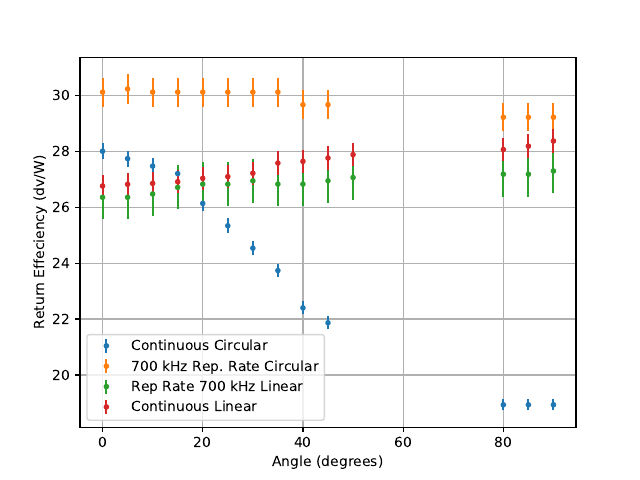

This chart was generated by the following Python code:
import sympy as sym
import numpy as np
import scipy as sci
import matplotlib.pyplot as plt
import math as math
import csv as csv
import pandas as pd


##################################################
# circular
##################################################

#osc averaging 4 frames
#rep 700, current = .12, with compensation coils
dvr = [52,52,52,52.8,52.8,53.6,53.6,53.6,53.6,53.6,53.6,53.8,53.6]
dvr = np.array(dvr)
powerr = 1.78

effr = dvr/powerr
reperr = [abs(effr[i]) * np.sqrt((.2/dvr[i])**2 + (.03/powerr)**2) for i in range(0,len(effr))]

# cont
dvc = [56.8,56.8,56.8,65.6,67.2,71.2,73.6,76,78.4,81.6,82.4,83.2,84]
dvc = np.array(dvc)
powerc = 3.0

effc = dvc / powerc
conerr = [abs(effc[i]) * np.sqrt((.2/dvc[i])**2 + (.03/powerc)**2) for i in range(0,len(effc))]

angler = [90,85,80,45,40,35,30,25,20,15,10,5,0]
anglec = [90,85,80,45,40,35,30,25,20,15,10,5,0]

plt.figure()
plt.errorbar(anglec, effc, yerr = conerr,label= 'Continuous Circular', fmt = '.')
plt.errorbar(angler, effr,yerr = reperr, label = '700 kHz Rep. Rate Circular', fmt = '.')

##################################################
# linear
##################################################

angles = [0,5,10,15,20,25,30,35,40,45,50,80,85,90]

dvr = [44.8,44.8,45.0,45.4,45.6,45.6,45.8,45.6,45.6,45.8,46.0,46.2,46.2,46.4]
powerr = 1.7 
dvr = np.array(dvr)
effr = dvr/powerr
effrerror = [abs(effr[i]) * np.sqrt((.1/dvr[i])**2 + (.05/powerr)**2) for i in range(0,len(effr))]


dvc = [88.3,88.5,88.6,88.8,89.2,89.4,89.8,91.0,91.2,91.6,92.0,92.6,93.0,93.6]
powerc = 3.3
dvc = np.array(dvc)
effc = dvc/powerc
effcerror = [abs(effc[i]) * np.sqrt((.1/dvc[i])**2 + (.05/powerc)**2) for i in range(0,len(effc))]

plt.errorbar(angles,effr,yerr = effrerror,label = 'Rep Rate 700 kHz Linear', fmt = '.')
plt.errorbar(angles,effc,yerr = effcerror,label = 'Continuous Linear', fmt = '.')


plt.xlabel('Angle (degrees)')
plt.ylabel('Return Effeciency (dv/W)')
plt.grid(True)
plt.legend()
plt.savefig('together_redone.pdf')
plt.show()

